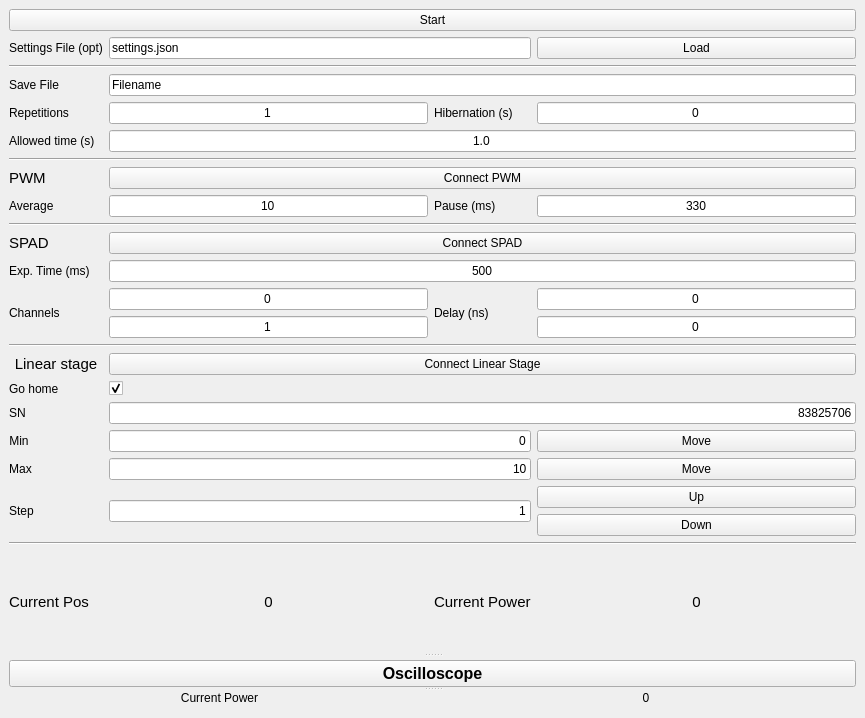
<?xml version="1.0" encoding="UTF-8"?>
<ui version="4.0">
 <class>MainWindow</class>
 <widget class="QMainWindow" name="MainWindow">
  <property name="geometry">
   <rect>
    <x>0</x>
    <y>0</y>
    <width>865</width>
    <height>718</height>
   </rect>
  </property>
  <property name="windowTitle">
   <string>MainWindow</string>
  </property>
  <widget class="QWidget" name="centralWidget">
   <layout class="QVBoxLayout" name="verticalLayout">
    <item>
     <widget class="QSplitter" name="splitter_7">
      <property name="orientation">
       <enum>Qt::Vertical</enum>
      </property>
      <widget class="QWidget" name="layoutWidget">
       <layout class="QHBoxLayout" name="horizontalLayout_4">
        <property name="sizeConstraint">
         <enum>QLayout::SetDefaultConstraint</enum>
        </property>
        <item>
         <widget class="QSplitter" name="splitter_2">
          <property name="orientation">
           <enum>Qt::Vertical</enum>
          </property>
          <widget class="QSplitter" name="splitter">
           <property name="orientation">
            <enum>Qt::Vertical</enum>
           </property>
           <widget class="QWidget" name="layoutWidget">
            <layout class="QGridLayout" name="gridLayout_2">
             <property name="sizeConstraint">
              <enum>QLayout::SetMinimumSize</enum>
             </property>
             <item row="6" column="0" colspan="4">
              <widget class="Line" name="line_6">
               <property name="orientation">
                <enum>Qt::Horizontal</enum>
               </property>
              </widget>
             </item>
             <item row="8" column="2">
              <widget class="QLabel" name="label_17">
               <property name="text">
                <string>Pause (ms)</string>
               </property>
              </widget>
             </item>
             <item row="8" column="1">
              <widget class="QLineEdit" name="txtAverage">
               <property name="text">
                <string>10</string>
               </property>
               <property name="alignment">
                <set>Qt::AlignCenter</set>
               </property>
              </widget>
             </item>
             <item row="3" column="0">
              <widget class="QLabel" name="label_16">
               <property name="text">
                <string>Save File</string>
               </property>
              </widget>
             </item>
             <item row="9" column="0" colspan="4">
              <widget class="Line" name="line">
               <property name="orientation">
                <enum>Qt::Horizontal</enum>
               </property>
              </widget>
             </item>
             <item row="2" column="0" colspan="4">
              <widget class="Line" name="line_5">
               <property name="orientation">
                <enum>Qt::Horizontal</enum>
               </property>
              </widget>
             </item>
             <item row="7" column="1" colspan="3">
              <widget class="QPushButton" name="btnConnectPWM">
               <property name="text">
                <string>Connect PWM</string>
               </property>
              </widget>
             </item>
             <item row="7" column="0">
              <widget class="QLabel" name="label_5">
               <property name="font">
                <font>
                 <pointsize>11</pointsize>
                </font>
               </property>
               <property name="text">
                <string>PWM</string>
               </property>
              </widget>
             </item>
             <item row="10" column="0">
              <widget class="QLabel" name="label_6">
               <property name="font">
                <font>
                 <pointsize>11</pointsize>
                </font>
               </property>
               <property name="text">
                <string>SPAD</string>
               </property>
              </widget>
             </item>
             <item row="19" column="0">
              <widget class="QLabel" name="label_3">
               <property name="sizePolicy">
                <sizepolicy hsizetype="Maximum" vsizetype="Preferred">
                 <horstretch>0</horstretch>
                 <verstretch>0</verstretch>
                </sizepolicy>
               </property>
               <property name="text">
                <string>Max</string>
               </property>
               <property name="alignment">
                <set>Qt::AlignCenter</set>
               </property>
              </widget>
             </item>
             <item row="12" column="1">
              <widget class="QLineEdit" name="txtSPADChannel">
               <property name="text">
                <string>0</string>
               </property>
               <property name="alignment">
                <set>Qt::AlignCenter</set>
               </property>
              </widget>
             </item>
             <item row="18" column="0">
              <widget class="QLabel" name="label_2">
               <property name="sizePolicy">
                <sizepolicy hsizetype="Maximum" vsizetype="Preferred">
                 <horstretch>0</horstretch>
                 <verstretch>0</verstretch>
                </sizepolicy>
               </property>
               <property name="text">
                <string>Min</string>
               </property>
               <property name="alignment">
                <set>Qt::AlignCenter</set>
               </property>
              </widget>
             </item>
             <item row="11" column="0">
              <widget class="QLabel" name="label">
               <property name="text">
                <string>Exp. Time (ms)</string>
               </property>
              </widget>
             </item>
             <item row="8" column="0">
              <widget class="QLabel" name="label_8">
               <property name="text">
                <string>Average</string>
               </property>
              </widget>
             </item>
             <item row="17" column="0">
              <widget class="QLabel" name="label_15">
               <property name="sizePolicy">
                <sizepolicy hsizetype="Maximum" vsizetype="Preferred">
                 <horstretch>0</horstretch>
                 <verstretch>0</verstretch>
                </sizepolicy>
               </property>
               <property name="text">
                <string>SN</string>
               </property>
               <property name="alignment">
                <set>Qt::AlignCenter</set>
               </property>
              </widget>
             </item>
             <item row="3" column="1" colspan="3">
              <widget class="QLineEdit" name="txtFileName">
               <property name="text">
                <string>Filename</string>
               </property>
              </widget>
             </item>
             <item row="16" column="0">
              <widget class="QLabel" name="label_7">
               <property name="text">
                <string>Go home</string>
               </property>
              </widget>
             </item>
             <item row="10" column="1" colspan="3">
              <widget class="QPushButton" name="btnConnectSPAD">
               <property name="text">
                <string>Connect SPAD</string>
               </property>
              </widget>
             </item>
             <item row="15" column="0">
              <widget class="QLabel" name="label_14">
               <property name="font">
                <font>
                 <pointsize>11</pointsize>
                </font>
               </property>
               <property name="text">
                <string>Linear stage</string>
               </property>
               <property name="alignment">
                <set>Qt::AlignCenter</set>
               </property>
              </widget>
             </item>
             <item row="5" column="1" colspan="3">
              <widget class="QLineEdit" name="txtAllowTime">
               <property name="text">
                <string>1.0</string>
               </property>
               <property name="alignment">
                <set>Qt::AlignCenter</set>
               </property>
              </widget>
             </item>
             <item row="1" column="0">
              <widget class="QLabel" name="label_13">
               <property name="text">
                <string>Settings File (opt)</string>
               </property>
              </widget>
             </item>
             <item row="1" column="1" colspan="2">
              <widget class="QLineEdit" name="txtLoadFileName">
               <property name="text">
                <string>settings.json</string>
               </property>
              </widget>
             </item>
             <item row="0" column="0" colspan="4">
              <widget class="QPushButton" name="btnStart">
               <property name="text">
                <string>Start</string>
               </property>
              </widget>
             </item>
             <item row="4" column="0">
              <widget class="QLabel" name="label_19">
               <property name="text">
                <string>Repetitions</string>
               </property>
              </widget>
             </item>
             <item row="5" column="0">
              <widget class="QLabel" name="label_18">
               <property name="text">
                <string>Allowed time (s)</string>
               </property>
              </widget>
             </item>
             <item row="1" column="3">
              <widget class="QPushButton" name="btnLoad">
               <property name="text">
                <string>Load</string>
               </property>
              </widget>
             </item>
             <item row="12" column="3">
              <widget class="QLineEdit" name="txtDelay">
               <property name="text">
                <string>0</string>
               </property>
               <property name="alignment">
                <set>Qt::AlignCenter</set>
               </property>
              </widget>
             </item>
             <item row="4" column="2">
              <widget class="QLabel" name="label_21">
               <property name="text">
                <string>Hibernation (s)</string>
               </property>
              </widget>
             </item>
             <item row="8" column="3">
              <widget class="QLineEdit" name="txtPause">
               <property name="text">
                <string>330</string>
               </property>
               <property name="alignment">
                <set>Qt::AlignCenter</set>
               </property>
              </widget>
             </item>
             <item row="4" column="3">
              <widget class="QLineEdit" name="txtHibernation">
               <property name="text">
                <string>0</string>
               </property>
               <property name="alignment">
                <set>Qt::AlignCenter</set>
               </property>
              </widget>
             </item>
             <item row="4" column="1">
              <widget class="QLineEdit" name="txtRepetitions">
               <property name="text">
                <string>1</string>
               </property>
               <property name="alignment">
                <set>Qt::AlignCenter</set>
               </property>
              </widget>
             </item>
             <item row="14" column="0" colspan="4">
              <widget class="Line" name="line_2">
               <property name="orientation">
                <enum>Qt::Horizontal</enum>
               </property>
              </widget>
             </item>
             <item row="12" column="2" rowspan="2">
              <widget class="QLabel" name="label_11">
               <property name="text">
                <string>Delay (ns)</string>
               </property>
              </widget>
             </item>
             <item row="13" column="1">
              <widget class="QLineEdit" name="txtSPADOtherChannel">
               <property name="text">
                <string>1</string>
               </property>
               <property name="alignment">
                <set>Qt::AlignCenter</set>
               </property>
              </widget>
             </item>
             <item row="13" column="3">
              <widget class="QLineEdit" name="txtOtherDelay">
               <property name="text">
                <string>0</string>
               </property>
               <property name="alignment">
                <set>Qt::AlignCenter</set>
               </property>
              </widget>
             </item>
             <item row="12" column="0" rowspan="2">
              <widget class="QLabel" name="label_10">
               <property name="text">
                <string>Channels</string>
               </property>
              </widget>
             </item>
             <item row="18" column="3">
              <widget class="QPushButton" name="btnMoveMin">
               <property name="text">
                <string>Move</string>
               </property>
              </widget>
             </item>
             <item row="17" column="1" colspan="3">
              <widget class="QLineEdit" name="txtSN">
               <property name="sizePolicy">
                <sizepolicy hsizetype="MinimumExpanding" vsizetype="Fixed">
                 <horstretch>0</horstretch>
                 <verstretch>0</verstretch>
                </sizepolicy>
               </property>
               <property name="text">
                <string>83825706</string>
               </property>
               <property name="alignment">
                <set>Qt::AlignRight|Qt::AlignTrailing|Qt::AlignVCenter</set>
               </property>
              </widget>
             </item>
             <item row="15" column="1" colspan="3">
              <widget class="QPushButton" name="btnConnect">
               <property name="text">
                <string>Connect Linear Stage</string>
               </property>
              </widget>
             </item>
             <item row="18" column="1" colspan="2">
              <widget class="QLineEdit" name="txtPosMin">
               <property name="sizePolicy">
                <sizepolicy hsizetype="MinimumExpanding" vsizetype="Fixed">
                 <horstretch>0</horstretch>
                 <verstretch>0</verstretch>
                </sizepolicy>
               </property>
               <property name="text">
                <string>0</string>
               </property>
               <property name="alignment">
                <set>Qt::AlignRight|Qt::AlignTrailing|Qt::AlignVCenter</set>
               </property>
              </widget>
             </item>
             <item row="21" column="0" colspan="4">
              <widget class="Line" name="line_4">
               <property name="orientation">
                <enum>Qt::Horizontal</enum>
               </property>
              </widget>
             </item>
             <item row="11" column="1" colspan="3">
              <widget class="QLineEdit" name="txtExposure">
               <property name="text">
                <string>500</string>
               </property>
               <property name="alignment">
                <set>Qt::AlignCenter</set>
               </property>
              </widget>
             </item>
             <item row="19" column="1" colspan="2">
              <widget class="QLineEdit" name="txtPosMax">
               <property name="sizePolicy">
                <sizepolicy hsizetype="MinimumExpanding" vsizetype="Fixed">
                 <horstretch>0</horstretch>
                 <verstretch>0</verstretch>
                </sizepolicy>
               </property>
               <property name="text">
                <string>10</string>
               </property>
               <property name="alignment">
                <set>Qt::AlignRight|Qt::AlignTrailing|Qt::AlignVCenter</set>
               </property>
              </widget>
             </item>
             <item row="19" column="3">
              <widget class="QPushButton" name="btnMoveMax">
               <property name="text">
                <string>Move</string>
               </property>
              </widget>
             </item>
             <item row="16" column="1">
              <widget class="QCheckBox" name="cbHome">
               <property name="text">
                <string/>
               </property>
               <property name="checked">
                <bool>true</bool>
               </property>
              </widget>
             </item>
             <item row="22" column="0">
              <widget class="QLabel" name="label_22">
               <property name="font">
                <font>
                 <pointsize>11</pointsize>
                </font>
               </property>
               <property name="text">
                <string>Current Pos</string>
               </property>
              </widget>
             </item>
             <item row="22" column="2">
              <widget class="QLabel" name="label_12">
               <property name="font">
                <font>
                 <pointsize>11</pointsize>
                </font>
               </property>
               <property name="text">
                <string>Current Power</string>
               </property>
              </widget>
             </item>
             <item row="22" column="1">
              <widget class="QLabel" name="lblPosStart">
               <property name="font">
                <font>
                 <pointsize>11</pointsize>
                </font>
               </property>
               <property name="text">
                <string>0</string>
               </property>
               <property name="alignment">
                <set>Qt::AlignCenter</set>
               </property>
              </widget>
             </item>
             <item row="22" column="3">
              <widget class="QLabel" name="lblPowerStart">
               <property name="font">
                <font>
                 <pointsize>11</pointsize>
                </font>
               </property>
               <property name="text">
                <string>0</string>
               </property>
               <property name="alignment">
                <set>Qt::AlignCenter</set>
               </property>
              </widget>
             </item>
             <item row="20" column="0">
              <widget class="QLabel" name="label_4">
               <property name="text">
                <string>Step</string>
               </property>
              </widget>
             </item>
             <item row="20" column="1" colspan="2">
              <widget class="QLineEdit" name="txtStep">
               <property name="text">
                <string>1</string>
               </property>
               <property name="alignment">
                <set>Qt::AlignRight|Qt::AlignTrailing|Qt::AlignVCenter</set>
               </property>
              </widget>
             </item>
             <item row="20" column="3">
              <layout class="QVBoxLayout" name="verticalLayout_2">
               <item>
                <widget class="QPushButton" name="btnMoveUp">
                 <property name="text">
                  <string>Up</string>
                 </property>
                </widget>
               </item>
               <item>
                <widget class="QPushButton" name="btnMoveDown">
                 <property name="text">
                  <string>Down</string>
                 </property>
                </widget>
               </item>
              </layout>
             </item>
            </layout>
           </widget>
          </widget>
         </widget>
        </item>
        <item>
         <layout class="QHBoxLayout" name="ltVis">
          <property name="sizeConstraint">
           <enum>QLayout::SetDefaultConstraint</enum>
          </property>
         </layout>
        </item>
       </layout>
      </widget>
      <widget class="QWidget" name="layoutWidget">
       <layout class="QGridLayout" name="gridLayout_4">
        <item row="0" column="1">
         <layout class="QHBoxLayout" name="ltOscilloscope"/>
        </item>
        <item row="0" column="0">
         <widget class="QSplitter" name="splitter_6">
          <property name="sizePolicy">
           <sizepolicy hsizetype="Minimum" vsizetype="Maximum">
            <horstretch>0</horstretch>
            <verstretch>0</verstretch>
           </sizepolicy>
          </property>
          <property name="orientation">
           <enum>Qt::Vertical</enum>
          </property>
          <widget class="QPushButton" name="btnOscilloscope">
           <property name="sizePolicy">
            <sizepolicy hsizetype="Minimum" vsizetype="Expanding">
             <horstretch>0</horstretch>
             <verstretch>0</verstretch>
            </sizepolicy>
           </property>
           <property name="font">
            <font>
             <pointsize>12</pointsize>
             <weight>75</weight>
             <bold>true</bold>
            </font>
           </property>
           <property name="text">
            <string>Oscilloscope</string>
           </property>
          </widget>
          <widget class="QWidget" name="layoutWidget">
           <layout class="QHBoxLayout" name="horizontalLayout">
            <item>
             <widget class="QLabel" name="label_20">
              <property name="text">
               <string>Current Power</string>
              </property>
              <property name="alignment">
               <set>Qt::AlignCenter</set>
              </property>
             </widget>
            </item>
            <item>
             <widget class="QLabel" name="lblPower">
              <property name="text">
               <string>0</string>
              </property>
              <property name="alignment">
               <set>Qt::AlignCenter</set>
              </property>
             </widget>
            </item>
           </layout>
          </widget>
         </widget>
        </item>
       </layout>
      </widget>
     </widget>
    </item>
   </layout>
  </widget>
 </widget>
 <resources/>
 <connections/>
</ui>
